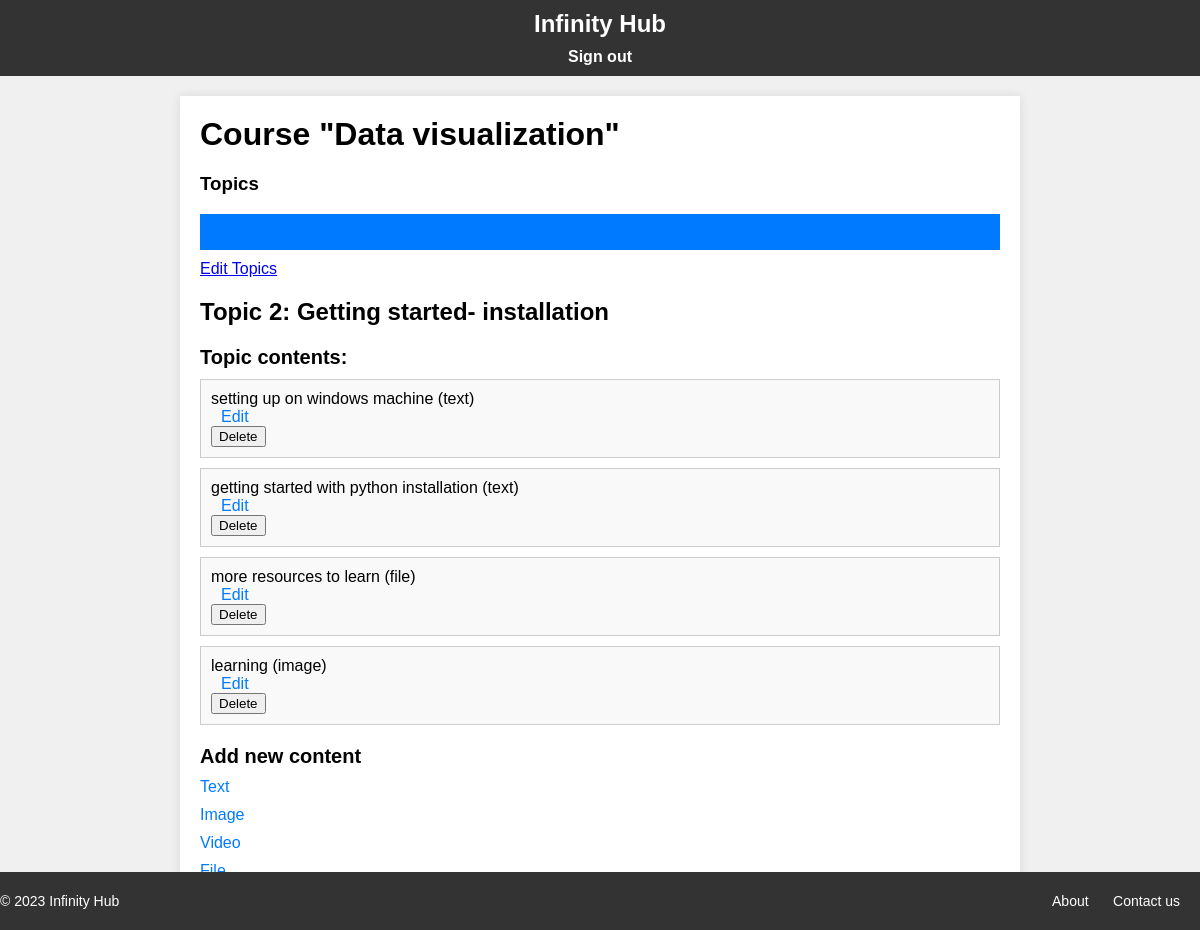
/course/topic/1/ (signed in), run on an earlier commit of the app's database.
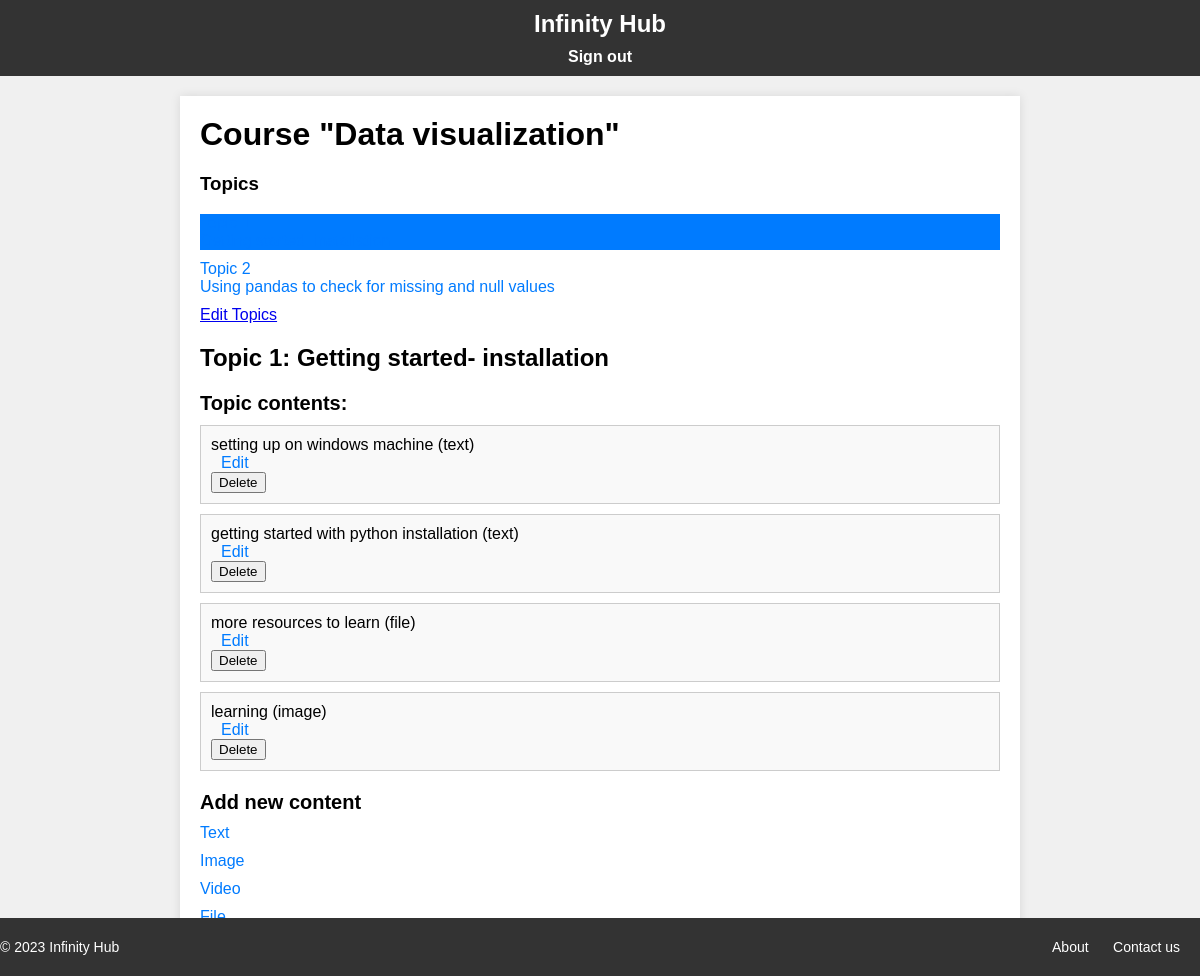
And on a later commit of the database.
### courses/models.py (models this page shows, shortened)
class Topic(models.Model):
    course = models.ForeignKey(Course, related_name='topics', on_delete=models.CASCADE)
    title = models.CharField(max_length=200)
    description = models.TextField(blank=True)
    order = OrderField(blank=True, for_fields=['course']) # type: ignore
    class Meta:
        ordering = ['order']

class Content(models.Model):
    topic  = models.ForeignKey(Topic, related_name='contents', on_delete=models.CASCADE)
    content_type = models.ForeignKey(ContentType,
                                    on_delete=models.CASCADE,
                                    limit_choices_to={'model__in': (
                                        'text',
                                        'video',
                                        'image',
                                        'file'
                                    )}
                                    )
    object_id = models.PositiveIntegerField()
    item = GenericForeignKey('content_type', 'object_id')
    order = OrderField(blank=True, for_fields=['topic']) # type: ignore
    class Meta:
        ordering = ['order']

class ItemBase(models.Model):
    owner = models.ForeignKey(User, related_name='%(class)s_related', on_delete=models.CASCADE)
    title = models.CharField(max_length=250)
    created = models.DateTimeField(auto_now_add=True)
    updated = models.DateTimeField(auto_now=True)
    class Meta:
        abstract = True
    def __str__(self) -> str:
        return self.title

class Text(ItemBase):
    content = models.TextField()

class File(ItemBase):
    file = models.FileField(upload_to='files')

class Image(ItemBase):
    file = models.FileField(upload_to='images')

### courses/views.py (the view)
# urls.py: path('topic/<int:topic_id>/', views.TopicContentList.as_view(), name='topic_content_list'),
class TopicContentList(TemplateResponseMixin, View):
    template_name = 'courses/manage/topic/content_list.html'
    def get(self, request, topic_id):
        topic = get_object_or_404(Topic, id=topic_id, course__owner=request.user)
        return self.render_to_response({'topic': topic})

### courses/templatetags/course.py (called while the page is built)
@register.filter
def model_name(obj):
    try:
        return obj._meta.model_name
    except AttributeError:
        return None

### courses/templates/courses/manage/topic/content_list.html (shortened to what this page needs)
{% extends "base.html" %}
{% load course %}
{% block content %}
{% with course=topic.course %}
<h1> Course "{{ course.title }}"</h1>
<div class="contents">
    <h3>Topics</h3>
    <ul id="topics">
        {% for t in course.topics.all  %}
        <li data-id="{{ t.id }}" {% if t == topic %} class="selected"{% endif %}>
            <a href="{% url "topic_content_list" t.id %}">
                <span>
                    Topic <span class="order">{{ t.order|add:1}}</span>
                </span>
            {{ t.title }}
            </a>
        </li>
        {% empty %}
        <li>No topics yet</li>
        {% endfor %}
    </ul>
    <p><a href="{% url "course_topic_update" course.id%}">Edit Topics</a></p>
</div>
<div class="topic">
    <h2>Topic {{ topic.order|add:1 }}: {{ topic.title }} </h2>
    <h3>Topic contents: </h3>
    <div id="topic-contents">
        {% for content in topic.contents.all  %}
        <div data-id="{{ content.id }}">
            {% with item=content.item %}
            <p>{{ item }} ({{ item|model_name }})</p>
            <a href="{% url "topic_content_update" topic.id item|model_name item.id%}">Edit</a>
            <form action="{% url "topic_content_delete" content.id%}" method="post">
                <input type="submit" value="Delete">
            </form>
            {% endwith %}
        </div>
        {% empty %}
        <p>This Topic has no contents yet.</p>
        {% endfor %}
    </div>
    <h3>Add new content</h3>
    <ul class="content-types">
        <li><a href="{% url "topic_content_create" topic.id "text"%}">Text</a></li>
        <li><a href="{% url "topic_content_create" topic.id "image"%}">Image</a></li>
        <li><a href="{% url "topic_content_create" topic.id "video"%}">Video</a></li>
        <li><a href="{% url "topic_content_create" topic.id "file"%}">File</a></li>
    </ul>
</div>
{% endwith %}
{% endblock content %}

What changed in the data, as far as the page shows it:
added Topic: order|add "2", title "Using pandas to check for missing and null values"
changed Topic "Getting started- installation": order|add "2" → "1"
